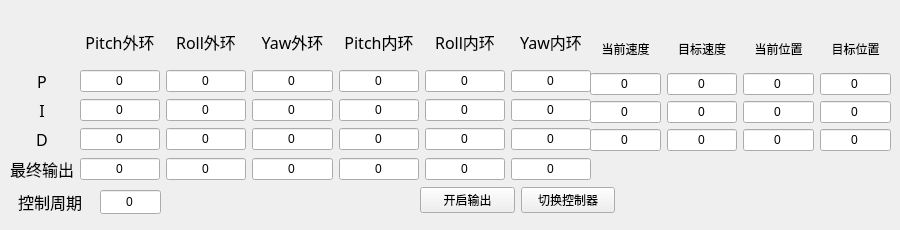
    <widget class="QWidget" name="tab_4">
     <attribute name="title">
      <string>控制器输出</string>
     </attribute>
     <widget class="QWidget" name="gridLayoutWidget_7">
      <property name="geometry">
       <rect>
        <x>10</x>
        <y>20</y>
        <width>581</width>
        <height>161</height>
       </rect>
      </property>
      <layout class="QGridLayout" name="gridLayout_4">
       <item row="2" column="3">
        <widget class="QLineEdit" name="PID_Output_P_3">
         <property name="text">
          <string>0</string>
         </property>
         <property name="alignment">
          <set>Qt::AlignCenter</set>
         </property>
        </widget>
       </item>
       <item row="4" column="3">
        <widget class="QLineEdit" name="PID_Output_I_3">
         <property name="text">
          <string>0</string>
         </property>
         <property name="alignment">
          <set>Qt::AlignCenter</set>
         </property>
        </widget>
       </item>
       <item row="0" column="4">
        <widget class="QLabel" name="PID_Output_label_4">
         <property name="font">
          <font>
           <family>等线</family>
           <pointsize>12</pointsize>
          </font>
         </property>
         <property name="text">
          <string>Pitch内环</string>
         </property>
         <property name="alignment">
          <set>Qt::AlignCenter</set>
         </property>
        </widget>
       </item>
       <item row="2" column="2">
        <widget class="QLineEdit" name="PID_Output_P_2">
         <property name="text">
          <string>0</string>
         </property>
         <property name="alignment">
          <set>Qt::AlignCenter</set>
         </property>
        </widget>
       </item>
       <item row="0" column="6">
        <widget class="QLabel" name="PID_Output_label_6">
         <property name="font">
          <font>
           <family>等线</family>
           <pointsize>12</pointsize>
          </font>
         </property>
         <property name="text">
          <string>Yaw内环</string>
         </property>
         <property name="alignment">
          <set>Qt::AlignCenter</set>
         </property>
        </widget>
       </item>
       <item row="4" column="4">
        <widget class="QLineEdit" name="PID_Output_I_4">
         <property name="text">
          <string>0</string>
         </property>
         <property name="alignment">
          <set>Qt::AlignCenter</set>
         </property>
        </widget>
       </item>
       <item row="0" column="2">
        <widget class="QLabel" name="PID_Output_label_2">
         <property name="font">
          <font>
           <family>等线</family>
           <pointsize>12</pointsize>
          </font>
         </property>
         <property name="text">
          <string>Roll外环</string>
         </property>
         <property name="alignment">
          <set>Qt::AlignCenter</set>
         </property>
        </widget>
       </item>
       <item row="4" column="6">
        <widget class="QLineEdit" name="PID_Output_I_6">
         <property name="text">
          <string>0</string>
         </property>
         <property name="alignment">
          <set>Qt::AlignCenter</set>
         </property>
        </widget>
       </item>
       <item row="6" column="1">
        <widget class="QLineEdit" name="PID_Output_D_1">
         <property name="text">
          <string>0</string>
         </property>
         <property name="alignment">
          <set>Qt::AlignCenter</set>
         </property>
        </widget>
       </item>
       <item row="6" column="3">
        <widget class="QLineEdit" name="PID_Output_D_3">
         <property name="text">
          <string>0</string>
         </property>
         <property name="alignment">
          <set>Qt::AlignCenter</set>
         </property>
        </widget>
       </item>
       <item row="2" column="5">
        <widget class="QLineEdit" name="PID_Output_P_5">
         <property name="text">
          <string>0</string>
         </property>
         <property name="alignment">
          <set>Qt::AlignCenter</set>
         </property>
        </widget>
       </item>
       <item row="6" column="2">
        <widget class="QLineEdit" name="PID_Output_D_2">
         <property name="text">
          <string>0</string>
         </property>
         <property name="alignment">
          <set>Qt::AlignCenter</set>
         </property>
        </widget>
       </item>
       <item row="4" column="2">
        <widget class="QLineEdit" name="PID_Output_I_2">
         <property name="text">
          <string>0</string>
         </property>
         <property name="alignment">
          <set>Qt::AlignCenter</set>
         </property>
        </widget>
       </item>
       <item row="0" column="1">
        <widget class="QLabel" name="PID_Output_label_1">
         <property name="font">
          <font>
           <family>等线</family>
           <pointsize>12</pointsize>
          </font>
         </property>
         <property name="text">
          <string>Pitch外环</string>
         </property>
         <property name="alignment">
          <set>Qt::AlignCenter</set>
         </property>
        </widget>
       </item>
       <item row="4" column="1">
        <widget class="QLineEdit" name="PID_Output_I_1">
         <property name="text">
          <string>0</string>
         </property>
         <property name="alignment">
          <set>Qt::AlignCenter</set>
         </property>
        </widget>
       </item>
       <item row="0" column="5">
        <widget class="QLabel" name="PID_Output_label_5">
         <property name="font">
          <font>
           <family>等线</family>
           <pointsize>12</pointsize>
          </font>
         </property>
         <property name="text">
          <string>Roll内环</string>
         </property>
         <property name="alignment">
          <set>Qt::AlignCenter</set>
         </property>
        </widget>
       </item>
       <item row="6" column="4">
        <widget class="QLineEdit" name="PID_Output_D_4">
         <property name="text">
          <string>0</string>
         </property>
         <property name="alignment">
          <set>Qt::AlignCenter</set>
         </property>
        </widget>
       </item>
       <item row="4" column="0">
        <widget class="QLabel" name="label_41">
         <property name="font">
          <font>
           <family>等线</family>
           <pointsize>12</pointsize>
          </font>
         </property>
         <property name="text">
          <string>I</string>
         </property>
         <property name="alignment">
          <set>Qt::AlignCenter</set>
         </property>
        </widget>
       </item>
       <item row="4" column="5">
        <widget class="QLineEdit" name="PID_Output_I_5">
         <property name="text">
          <string>0</string>
         </property>
         <property name="alignment">
          <set>Qt::AlignCenter</set>
         </property>
        </widget>
       </item>
       <item row="6" column="5">
        <widget class="QLineEdit" name="PID_Output_D_5">
         <property name="text">
          <string>0</string>
         </property>
         <property name="alignment">
          <set>Qt::AlignCenter</set>
         </property>
        </widget>
       </item>
       <item row="2" column="0">
        <widget class="QLabel" name="label_40">
         <property name="font">
          <font>
           <family>等线</family>
           <pointsize>12</pointsize>
          </font>
         </property>
         <property name="text">
          <string>P</string>
         </property>
         <property name="alignment">
          <set>Qt::AlignCenter</set>
         </property>
        </widget>
       </item>
       <item row="6" column="0">
        <widget class="QLabel" name="label_42">
         <property name="font">
          <font>
           <family>等线</family>
           <pointsize>12</pointsize>
          </font>
         </property>
         <property name="text">
          <string>D</string>
         </property>
         <property name="alignment">
          <set>Qt::AlignCenter</set>
         </property>
        </widget>
       </item>
       <item row="2" column="1">
        <widget class="QLineEdit" name="PID_Output_P_1">
         <property name="text">
          <string>0</string>
         </property>
         <property name="alignment">
          <set>Qt::AlignCenter</set>
         </property>
        </widget>
       </item>
       <item row="6" column="6">
        <widget class="QLineEdit" name="PID_Output_D_6">
         <property name="text">
          <string>0</string>
         </property>
         <property name="alignment">
          <set>Qt::AlignCenter</set>
         </property>
        </widget>
       </item>
       <item row="2" column="4">
        <widget class="QLineEdit" name="PID_Output_P_4">
         <property name="text">
          <string>0</string>
         </property>
         <property name="alignment">
          <set>Qt::AlignCenter</set>
         </property>
        </widget>
       </item>
       <item row="2" column="6">
        <widget class="QLineEdit" name="PID_Output_P_6">
         <property name="text">
          <string>0</string>
         </property>
         <property name="alignment">
          <set>Qt::AlignCenter</set>
         </property>
        </widget>
       </item>
       <item row="0" column="3">
        <widget class="QLabel" name="PID_Output_label_3">
         <property name="font">
          <font>
           <family>等线</family>
           <pointsize>12</pointsize>
          </font>
         </property>
         <property name="text">
          <string>Yaw外环</string>
         </property>
         <property name="alignment">
          <set>Qt::AlignCenter</set>
         </property>
        </widget>
       </item>
       <item row="7" column="0">
        <widget class="QLabel" name="label_45">
         <property name="font">
          <font>
           <family>等线</family>
           <pointsize>12</pointsize>
          </font>
         </property>
         <property name="text">
          <string>最终输出</string>
         </property>
         <property name="alignment">
          <set>Qt::AlignCenter</set>
         </property>
        </widget>
       </item>
       <item row="7" column="1">
        <widget class="QLineEdit" name="PID_Output_Final_1">
         <property name="text">
          <string>0</string>
         </property>
         <property name="alignment">
          <set>Qt::AlignCenter</set>
         </property>
        </widget>
       </item>
       <item row="7" column="2">
        <widget class="QLineEdit" name="PID_Output_Final_2">
         <property name="text">
          <string>0</string>
         </property>
         <property name="alignment">
          <set>Qt::AlignCenter</set>
         </property>
        </widget>
       </item>
       <item row="7" column="3">
        <widget class="QLineEdit" name="PID_Output_Final_3">
         <property name="text">
          <string>0</string>
         </property>
         <property name="alignment">
          <set>Qt::AlignCenter</set>
         </property>
        </widget>
       </item>
       <item row="7" column="4">
        <widget class="QLineEdit" name="PID_Output_Final_4">
         <property name="text">
          <string>0</string>
         </property>
         <property name="alignment">
          <set>Qt::AlignCenter</set>
         </property>
        </widget>
       </item>
       <item row="7" column="5">
        <widget class="QLineEdit" name="PID_Output_Final_5">
         <property name="text">
          <string>0</string>
         </property>
         <property name="alignment">
          <set>Qt::AlignCenter</set>
         </property>
        </widget>
       </item>
       <item row="7" column="6">
        <widget class="QLineEdit" name="PID_Output_Final_6">
         <property name="text">
          <string>0</string>
         </property>
         <property name="alignment">
          <set>Qt::AlignCenter</set>
         </property>
        </widget>
       </item>
      </layout>
     </widget>
     <widget class="QLabel" name="label_47">
      <property name="geometry">
       <rect>
        <x>10</x>
        <y>190</y>
        <width>80</width>
        <height>24</height>
       </rect>
      </property>
      <property name="font">
       <font>
        <family>等线</family>
        <pointsize>12</pointsize>
       </font>
      </property>
      <property name="text">
       <string>控制周期</string>
      </property>
      <property name="alignment">
       <set>Qt::AlignCenter</set>
      </property>
     </widget>
     <widget class="QLineEdit" name="Control_Period_Display">
      <property name="geometry">
       <rect>
        <x>100</x>
        <y>190</y>
        <width>61</width>
        <height>24</height>
       </rect>
      </property>
      <property name="text">
       <string>0</string>
      </property>
      <property name="alignment">
       <set>Qt::AlignCenter</set>
      </property>
     </widget>
     <widget class="QWidget" name="horizontalLayoutWidget_5">
      <property name="geometry">
       <rect>
        <x>420</x>
        <y>180</y>
        <width>195</width>
        <height>41</height>
       </rect>
      </property>
      <layout class="QHBoxLayout" name="horizontalLayout_5">
       <item>
        <widget class="QPushButton" name="Enable_PID_OutReport_Button">
         <property name="text">
          <string>开启输出</string>
         </property>
        </widget>
       </item>
       <item>
        <widget class="QPushButton" name="PID_ReportMode_Toggle">
         <property name="text">
          <string>切换控制器</string>
         </property>
        </widget>
       </item>
      </layout>
     </widget>
     <widget class="QWidget" name="gridLayoutWidget_9">
      <property name="geometry">
       <rect>
        <x>590</x>
        <y>30</y>
        <width>301</width>
        <height>121</height>
       </rect>
      </property>
      <layout class="QGridLayout" name="gridLayout_6">
       <item row="2" column="0">
        <widget class="QLineEdit" name="Current_Velocity_Y">
         <property name="text">
          <string>0</string>
         </property>
         <property name="alignment">
          <set>Qt::AlignCenter</set>
         </property>
        </widget>
       </item>
       <item row="1" column="1">
        <widget class="QLineEdit" name="Target_Velocity_X">
         <property name="text">
          <string>0</string>
         </property>
         <property name="alignment">
          <set>Qt::AlignCenter</set>
         </property>
        </widget>
       </item>
       <item row="1" column="0">
        <widget class="QLineEdit" name="Current_Velocity_X">
         <property name="text">
          <string>0</string>
         </property>
         <property name="alignment">
          <set>Qt::AlignCenter</set>
         </property>
        </widget>
       </item>
       <item row="0" column="2">
        <widget class="QLabel" name="PID_Output_label_9">
         <property name="font">
          <font>
           <family>等线</family>
           <pointsize>9</pointsize>
          </font>
         </property>
         <property name="text">
          <string>当前位置</string>
         </property>
         <property name="alignment">
          <set>Qt::AlignCenter</set>
         </property>
        </widget>
       </item>
       <item row="3" column="2">
        <widget class="QLineEdit" name="Current_Position_Z">
         <property name="text">
          <string>0</string>
         </property>
         <property name="alignment">
          <set>Qt::AlignCenter</set>
         </property>
        </widget>
       </item>
       <item row="2" column="1">
        <widget class="QLineEdit" name="Target_Velocity_Y">
         <property name="text">
          <string>0</string>
         </property>
         <property name="alignment">
          <set>Qt::AlignCenter</set>
         </property>
        </widget>
       </item>
       <item row="2" column="2">
        <widget class="QLineEdit" name="Current_Position_Y">
         <property name="text">
          <string>0</string>
         </property>
         <property name="alignment">
          <set>Qt::AlignCenter</set>
         </property>
        </widget>
       </item>
       <item row="0" column="0">
        <widget class="QLabel" name="PID_Output_label_7">
         <property name="font">
          <font>
           <family>等线</family>
           <pointsize>9</pointsize>
          </font>
         </property>
         <property name="text">
          <string>当前速度</string>
         </property>
         <property name="alignment">
          <set>Qt::AlignCenter</set>
         </property>
        </widget>
       </item>
       <item row="3" column="0">
        <widget class="QLineEdit" name="Current_Velocity_Z">
         <property name="text">
          <string>0</string>
         </property>
         <property name="alignment">
          <set>Qt::AlignCenter</set>
         </property>
        </widget>
       </item>
       <item row="3" column="1">
        <widget class="QLineEdit" name="Target_Velocity_Z">
         <property name="text">
          <string>0</string>
         </property>
         <property name="alignment">
          <set>Qt::AlignCenter</set>
         </property>
        </widget>
       </item>
       <item row="0" column="1">
        <widget class="QLabel" name="PID_Output_label_8">
         <property name="font">
          <font>
           <family>等线</family>
           <pointsize>9</pointsize>
          </font>
         </property>
         <property name="text">
          <string>目标速度</string>
         </property>
         <property name="alignment">
          <set>Qt::AlignCenter</set>
         </property>
        </widget>
       </item>
       <item row="1" column="2">
        <widget class="QLineEdit" name="Current_Position_X">
         <property name="text">
          <string>0</string>
         </property>
         <property name="alignment">
          <set>Qt::AlignCenter</set>
         </property>
        </widget>
       </item>
       <item row="1" column="3">
        <widget class="QLineEdit" name="Target_Position_X">
         <property name="text">
          <string>0</string>
         </property>
         <property name="alignment">
          <set>Qt::AlignCenter</set>
         </property>
        </widget>
       </item>
       <item row="0" column="3">
        <widget class="QLabel" name="PID_Output_label_10">
         <property name="font">
          <font>
           <family>等线</family>
           <pointsize>9</pointsize>
          </font>
         </property>
         <property name="text">
          <string>目标位置</string>
         </property>
         <property name="alignment">
          <set>Qt::AlignCenter</set>
         </property>
        </widget>
       </item>
       <item row="2" column="3">
        <widget class="QLineEdit" name="Target_Position_Y">
         <property name="text">
          <string>0</string>
         </property>
         <property name="alignment">
          <set>Qt::AlignCenter</set>
         </property>
        </widget>
       </item>
       <item row="3" column="3">
        <widget class="QLineEdit" name="Target_Position_Z">
         <property name="text">
          <string>0</string>
         </property>
         <property name="alignment">
          <set>Qt::AlignCenter</set>
         </property>
        </widget>
       </item>
      </layout>
     </widget>
    </widget>
